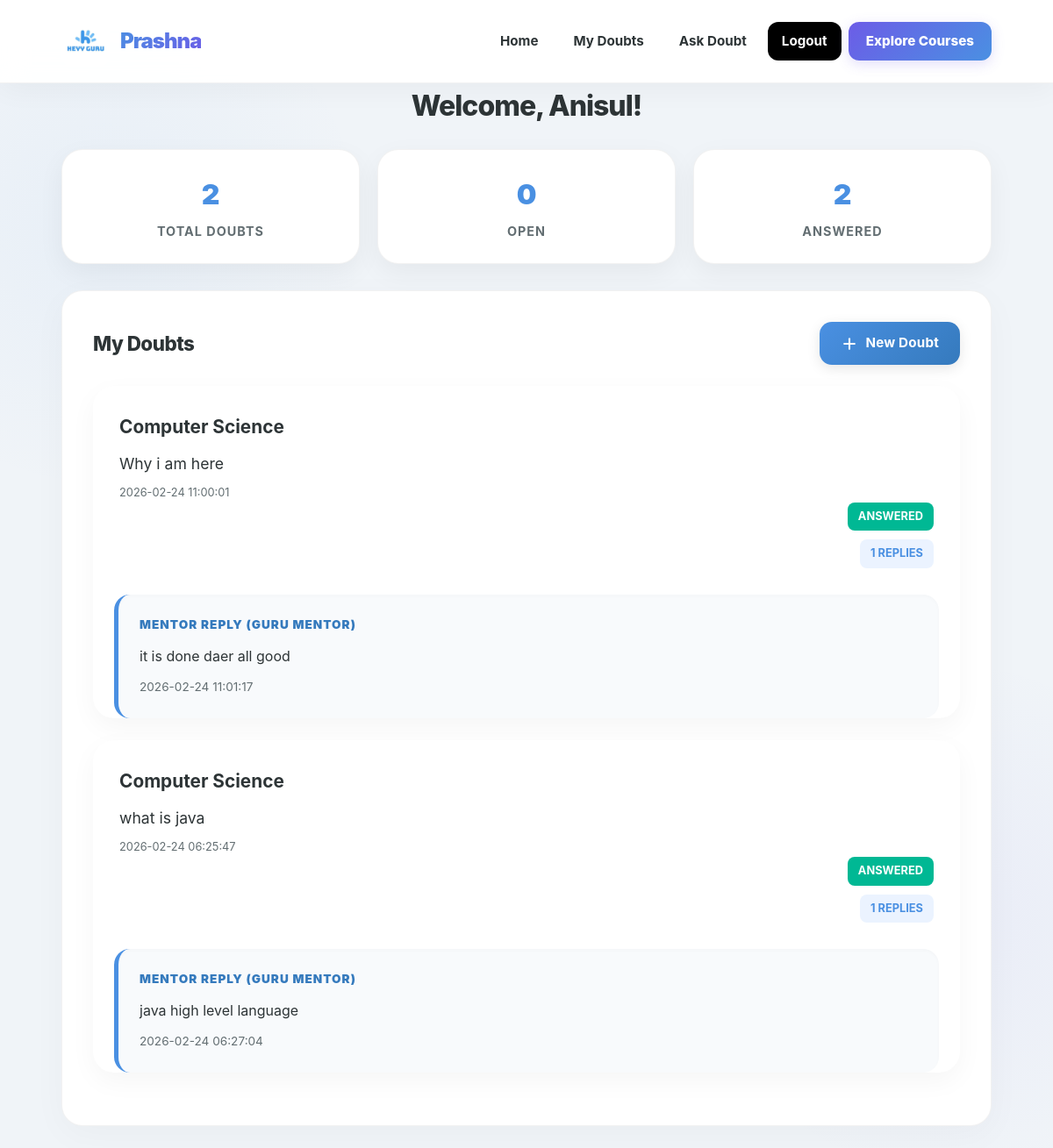
The app's page /student/dashboard.php (signed in), older data.
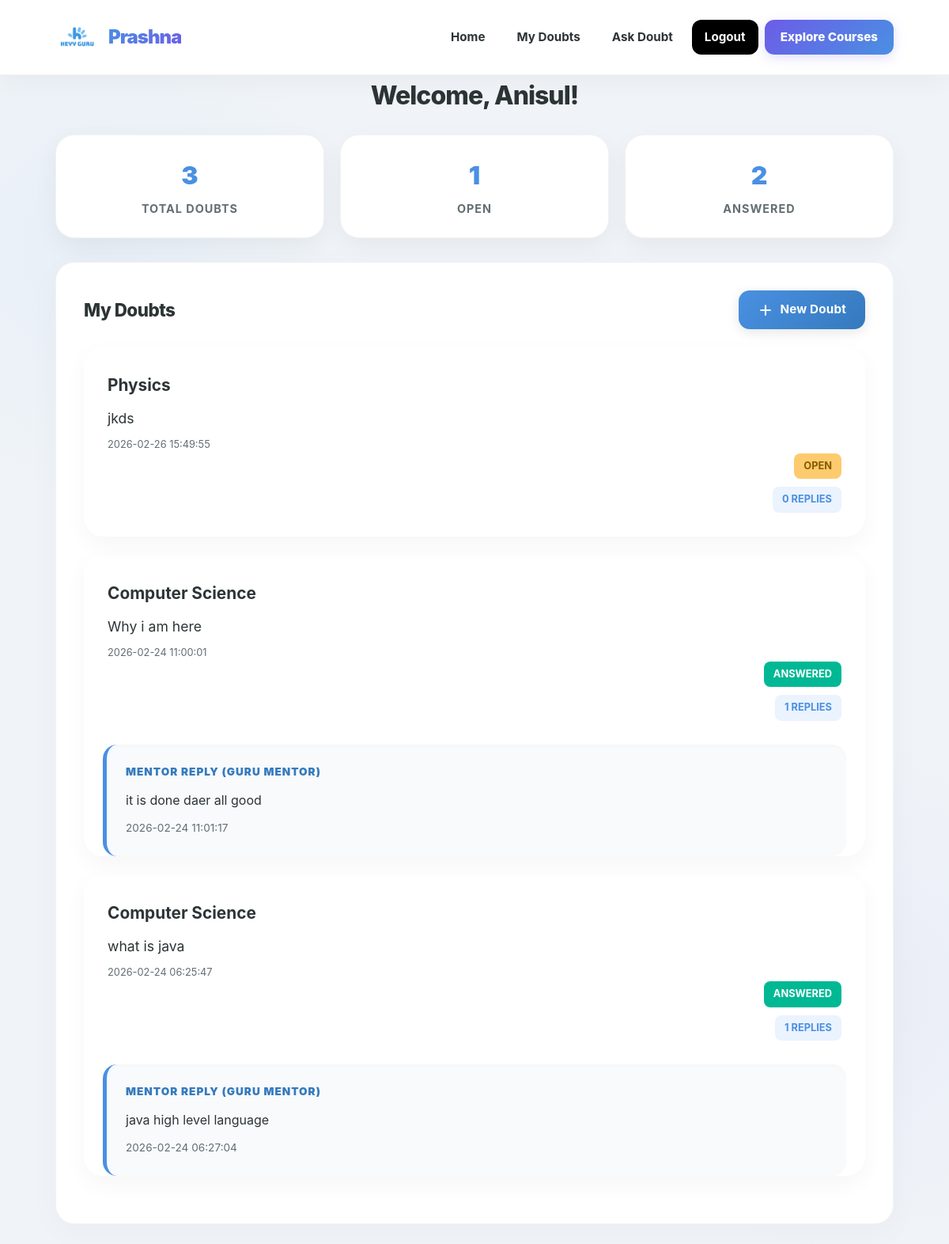
The same page, newer data.
### tables this page shows
CREATE TABLE doubts (
        id INTEGER PRIMARY KEY AUTOINCREMENT,
        student_id INTEGER NOT NULL,
        subject TEXT NOT NULL,
        question_text TEXT NOT NULL,
        status TEXT NOT NULL DEFAULT 'open' CHECK(status IN ('open','answered')),
        created_at DATETIME NOT NULL DEFAULT (datetime('now')),
        answered_at DATETIME DEFAULT NULL,
        FOREIGN KEY (student_id) REFERENCES users(id) ON DELETE CASCADE
    );

CREATE TABLE users (
        id INTEGER PRIMARY KEY AUTOINCREMENT,
        role TEXT NOT NULL DEFAULT 'student' CHECK(role IN ('student','mentor')),
        name TEXT NOT NULL,
        phone TEXT NOT NULL,
        email TEXT DEFAULT NULL,
        password_hash TEXT NOT NULL,
        created_at DATETIME NOT NULL DEFAULT (datetime('now'))
    );

CREATE TABLE replies (
        id INTEGER PRIMARY KEY AUTOINCREMENT,
        doubt_id INTEGER NOT NULL,
        mentor_id INTEGER NOT NULL,
        answer_text TEXT NOT NULL,
        created_at DATETIME NOT NULL DEFAULT (datetime('now')),
        FOREIGN KEY (doubt_id) REFERENCES doubts(id) ON DELETE CASCADE,
        FOREIGN KEY (mentor_id) REFERENCES users(id) ON DELETE CASCADE
    );

### helpers.php (called while the page is built, shortened)
<?php
function is_logged_in(): bool {
    return !empty($_SESSION['user_id']);
}
function current_user(): ?array {
    static $user = null;
    if ($user !== null) return $user;
    $pdo = getDB();
    $stmt = $pdo->prepare("SELECT * FROM users WHERE id = ?");
    $stmt->execute([$_SESSION['user_id']]);
    $user = $stmt->fetch();
    return $user;
}
function require_student(): void {
    $u = current_user();
}
function h(?string $s): string {
    return htmlspecialchars($s ?? '', ENT_QUOTES, 'UTF-8');
}

### student/dashboard.php (the view, shortened to what the changed rows need)
<?php
require_once __DIR__ . '/../helpers.php';
require_student();
$user = current_user();
$pdo = getDB();
$stmt = $pdo->prepare("SELECT d.*, (SELECT COUNT(*) FROM replies r WHERE r.doubt_id = d.id) as reply_count FROM doubts d WHERE d.student_id = ? ORDER BY d.created_at DESC");
$stmt->execute([$user['id']]);
$doubts = $stmt->fetchAll();
$open = 0; $answered = 0;
foreach ($doubts as $d) {
    if ($d['status'] === 'open') $open++;
    else $answered++;
}
?>
<!DOCTYPE html>
<html lang="en">
<head>
    <link rel="stylesheet" href="/css/style.css">
</head>
<body>
    <div class="container">
        <h1 class="page-title">Welcome, <?= h($user['name']) ?>!</h1>
        <div class="stats">
            <div class="stat-card">
                <div class="number"><?= count($doubts) ?></div>
                <div class="label">Total Doubts</div>
            </div>
            <div class="stat-card">
                <div class="number"><?= $open ?></div>
                <div class="label">Open</div>
            </div>
        </div>
        <div class="card">
            <div class="card-header-flex" style="display:flex;justify-content:space-between;align-items:center;margin-bottom:24px;">
                <h2 style="font-size:1.4rem; font-weight:850; color:var(--text); letter-spacing:-0.5px;">My Doubts</h2>
            </div>
            <?php if (empty($doubts)): ?>
                <div class="empty-state">
                    <p>You haven't asked any doubts yet.</p>
                    <a href="/student/new_doubt.php" class="btn btn-primary" style="margin-top:12px;">Ask Your First Doubt</a>
                </div>
            <?php else: ?>
                <div class="doubt-list">
                    <?php foreach ($doubts as $d): ?>
                        <div class="doubt-item-container">
                            <div class="doubt-item">
                                <div class="doubt-info">
                                    <h3><?= h($d['subject']) ?></h3>
                                    <p style="font-size:1.1rem; line-height:1.6; color:var(--text);"><?= h($d['question_text']) ?></p>
                                    <p style="margin-top:8px;font-size:0.8rem;color:var(--text-light);"><?= h($d['created_at']) ?></p>
                                </div>
                                <div class="doubt-meta">
                                    <span class="badge badge-<?= $d['status'] ?>"><?= h($d['status']) ?></span>
                                    <span class="badge badge-secondary"><?= $d['reply_count'] ?> replies</span>
                                </div>
                            </div>
                            <?php if ($d['status'] === 'answered'):
                                $rs = $pdo->prepare("SELECT r.*, u.name as mentor_name FROM replies r JOIN users u ON r.mentor_id = u.id WHERE r.doubt_id = ? ORDER BY r.created_at DESC LIMIT 1");
                                $rs->execute([$d['id']]);
                                $reply = $rs->fetch();
                                if ($reply): ?>
                                    <div class="reply-box">
                                        <div class="reply-label">Mentor Reply (<?= h($reply['mentor_name']) ?>)</div>
                                        <p style="white-space:pre-wrap; line-height:1.6;"><?= h($reply['answer_text']) ?></p>
                                        <p style="font-size:0.85rem;color:var(--text-light);margin-top:12px;"><?= h($reply['created_at']) ?></p>
                                    </div>
                            <?php endif; endif; ?>
                        </div>
                    <?php endforeach; ?>
                </div>
            <?php endif; ?>
        </div>
    </div>
</body>
</html>

Row changes from the older to the newer data that the page shows:
added doubts: subject "Physics", question_text "jkds", created_at "2026-02-26 15:49:55", status "OPEN", reply_count "0"
Text that changed along with them:
count($doubts): "2" → "3"
$open: "0" → "1"
